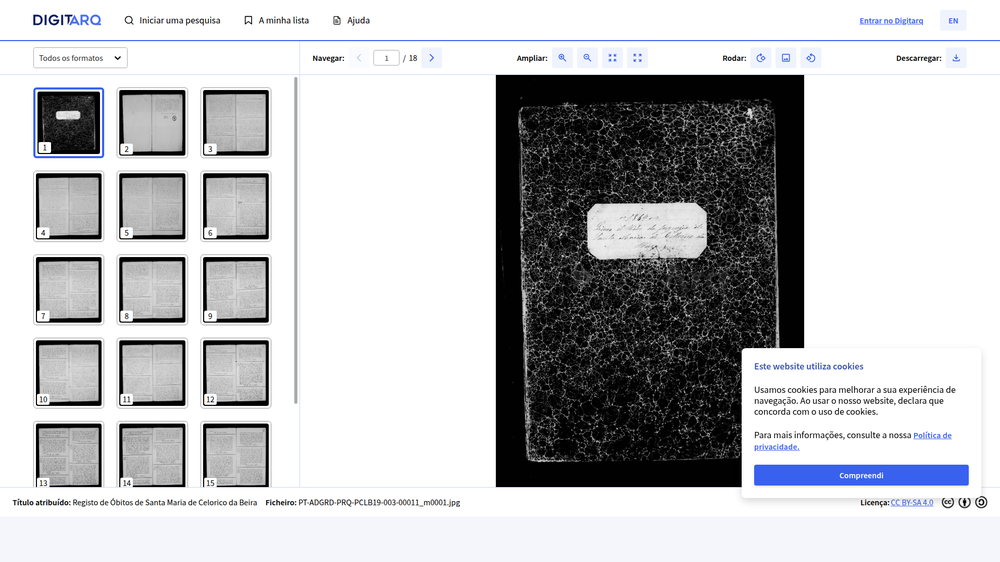
#> input picture output/images/0f94bf9d265d4806bf77e0a52c886749.png, 1000 x 562 px, shrunk from 1920 x 1080 before the run; its folder holds only this picture in this run
$ python ocr_processor.py
#> lines starting #> are read from the running program, lines starting #| are printed output that depends on the picture; after the words box and inside, x2 and y2 are one past the last pixel; in counts of white or black regions, pixels touching at a corner belong together
"""
Processamento OCR de imagens de registos de óbitos.
Usa Tesseract para extrair texto de imagens digitalizadas.
"""
import os
import pytesseract
from PIL import Image, ImageEnhance, ImageFilter
import glob

import config


def preprocess_image(image_path):
    """
    Pré-processa a imagem para melhorar o OCR.
    """
    img = Image.open(image_path)
#> img is the input picture: PIL image 1000x562 RGB; mean R, G, B 190.5, 191.2, 193.7

    # Converter para escala de cinza
    img = img.convert("L")
#> img: PIL image 1000x562 L

    # Aumentar contraste
    enhancer = ImageEnhance.Contrast(img)
    img = enhancer.enhance(2.0)
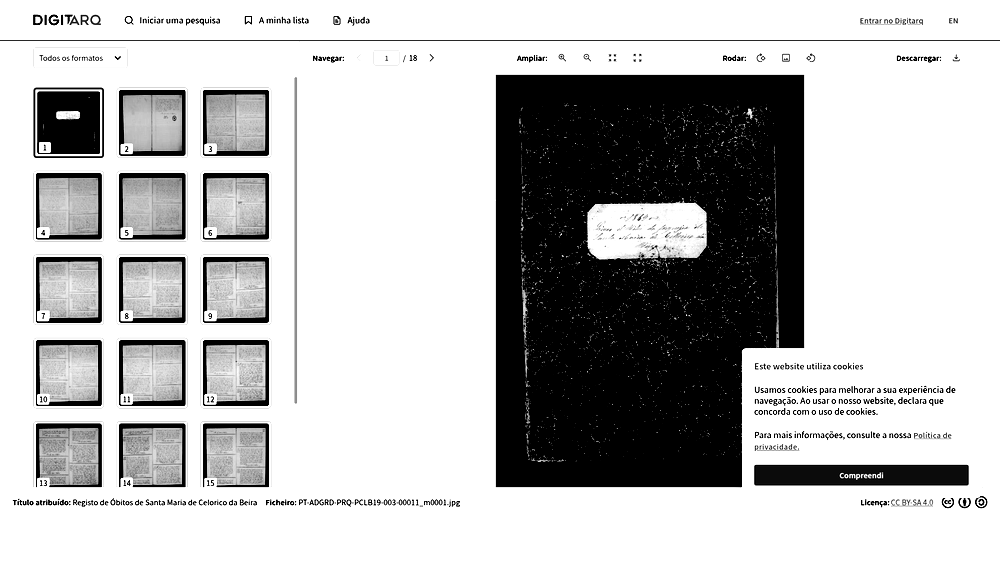
#> img: PIL image 1000x562 L; min 0, max 255, mean 186.1

    # Aumentar brilho
    enhancer = ImageEnhance.Brightness(img)
    img = enhancer.enhance(1.2)
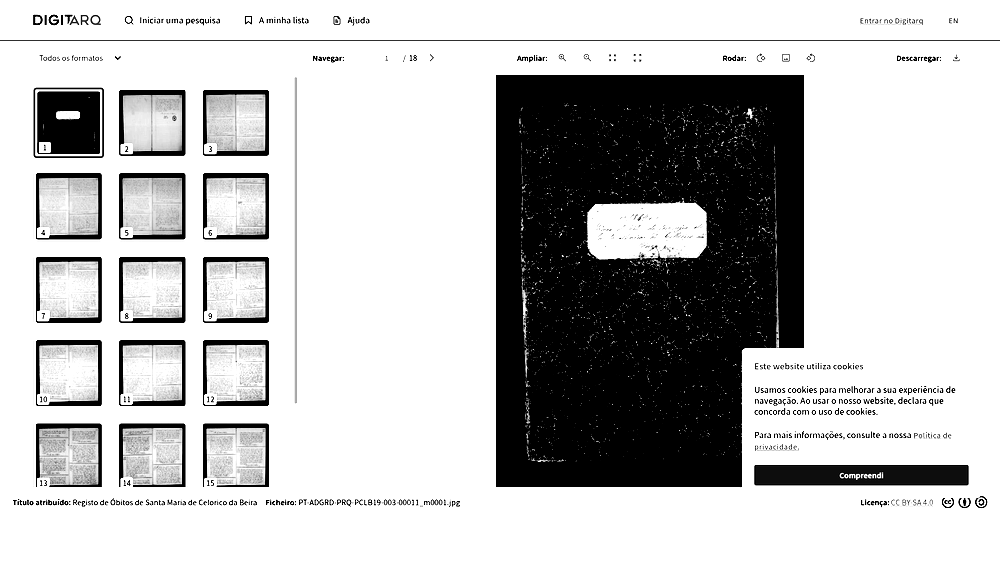
#> img: PIL image 1000x562 L; min 0, max 255, mean 190

    # Aplicar filtro de nitidez
    img = img.filter(ImageFilter.SHARPEN)

    # Binarização simples
    threshold = 128
    img = img.convert('1')
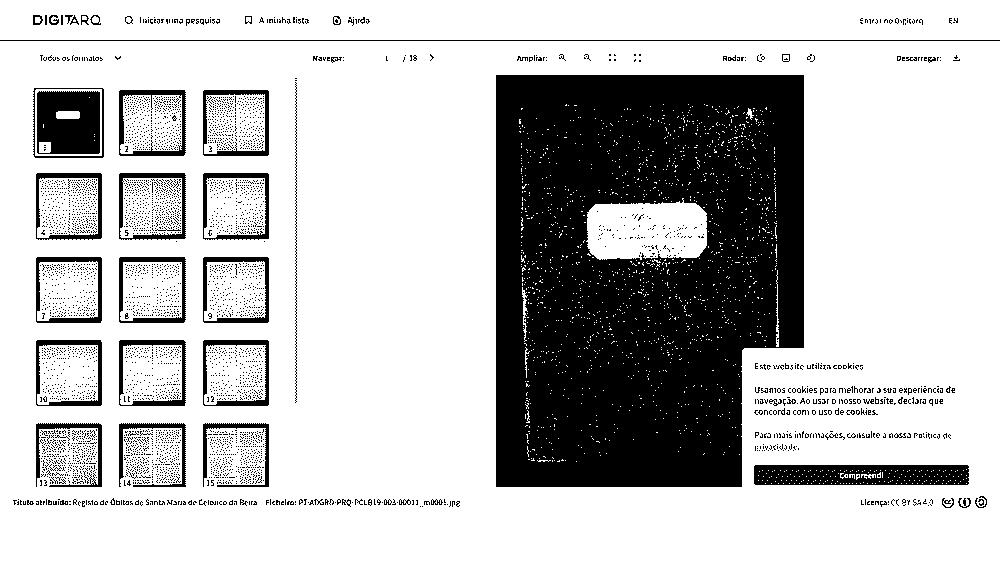
#> img: PIL image 1000x562 1; 74.5% white; 4725 black regions (4663 under 20 px), largest, box (x1, y1, x2, y2) and area: (496, 75, 804, 487) 109337, (754, 465, 969, 485) 3983, (37, 91, 100, 154) 3607

    return img


def extract_text_from_image(image_path, lang=config.OCR_LANGUAGE):
    """
    Extrai texto de uma imagem usando Tesseract OCR.
    """
    try:
        img = preprocess_image(image_path)

        # Configuração do Tesseract para português
        custom_config = f"--oem 3 --psm 6 -l {lang}"
#> (the run stopped early here; a loop or call above may not have finished)

$ run again, on output/images/1723f8354ea749198baaf5702f3579ca.png
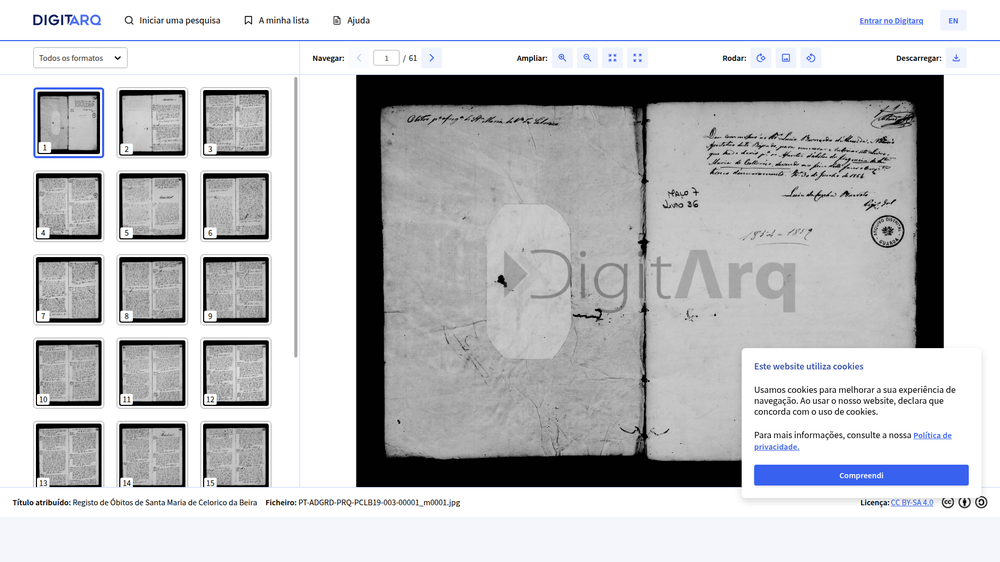
#> input picture output/images/1723f8354ea749198baaf5702f3579ca.png, 1000 x 562 px, shrunk from 1920 x 1080 before the run
#> in preprocess_image, img is the input picture: PIL image 1000x562 RGB; mean R, G, B 191.7, 192.4, 194.9
#> in preprocess_image, `img = enhancer.enhance(1.2)`:
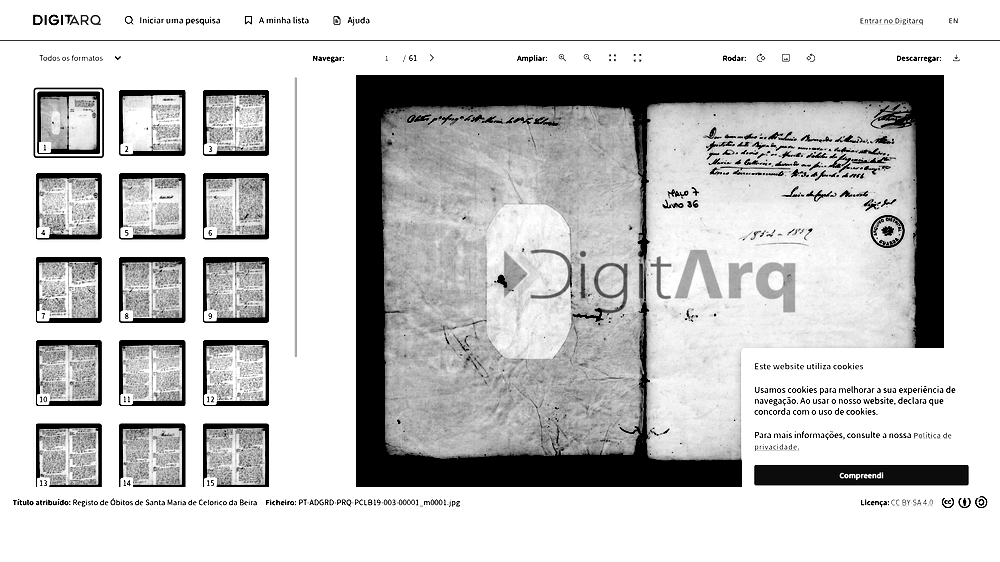
#> img: PIL image 1000x562 L; min 0, max 255, mean 197.9
#> in preprocess_image, `img = img.convert('1')`:
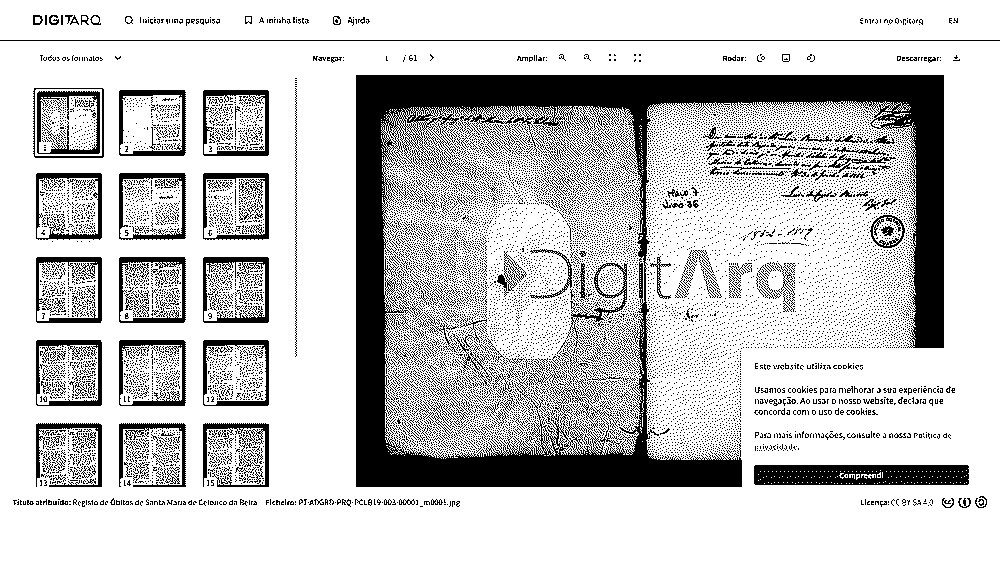
#> img: PIL image 1000x562 1; 77.6% white; 14845 black regions (14564 under 20 px), largest, box (x1, y1, x2, y2) and area: (356, 75, 944, 487) 58921, (754, 465, 969, 485) 4008, (203, 257, 269, 323) 1403
